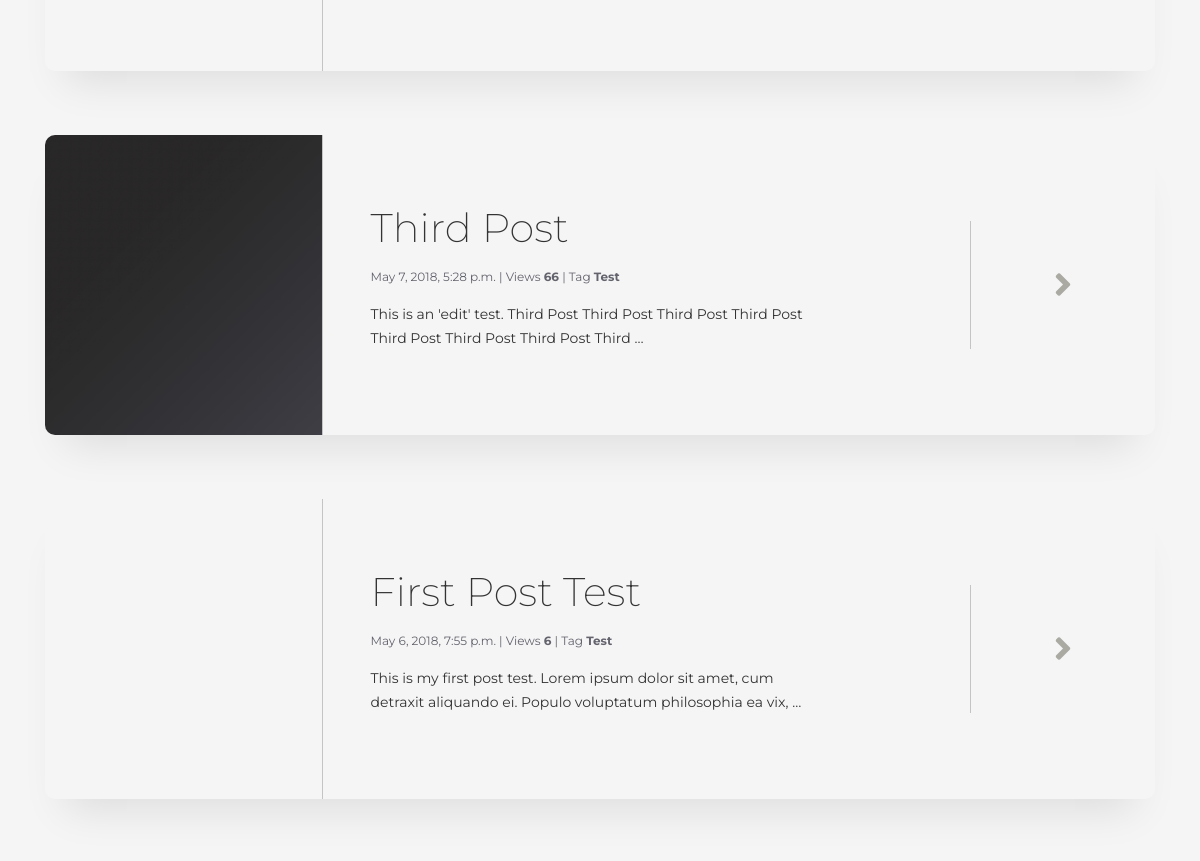
The page /blog/top/ (middle part) on the database as committed earlier.
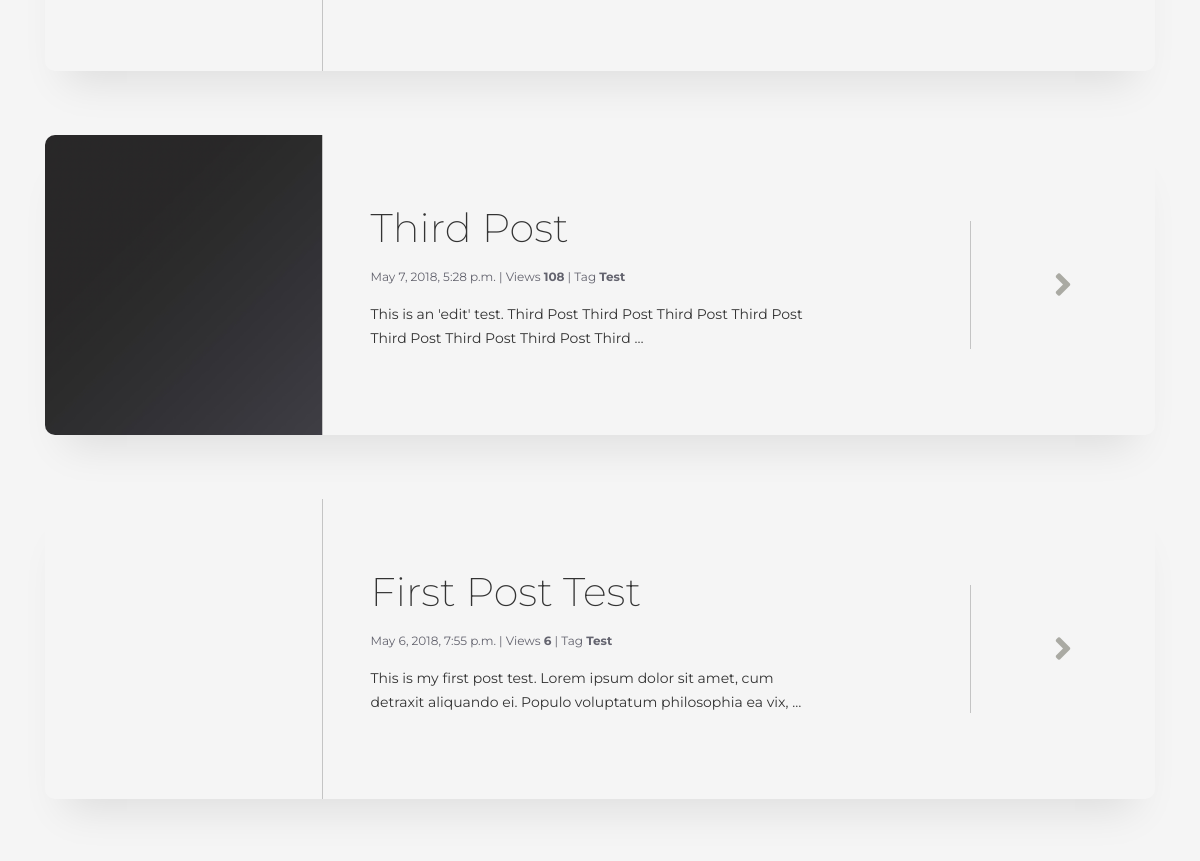
The same page on the database as committed later.
### blog/models.py (models this page shows, shortened)
class Post(models.Model):
    author = models.ForeignKey(settings.AUTH_USER_MODEL)
    title = models.CharField(max_length=200)
    content = models.TextField()
    created_date = models.DateTimeField(default=timezone.now)
    published_date = models.DateTimeField(blank=True, null=True)
    views = models.IntegerField(default=0)
    tag = models.CharField(max_length=100, blank=True, null=True)
    image = models.ImageField(upload_to="images", blank=True, null=True)

### blog/views.py (the view)
def top_posts(request):
    posts = Post.objects.filter(published_date__lte=timezone.now()
                                ).order_by('-views')[:5]
    return render(request, 'blog/blogposts.html', {'posts': posts})

### blog/templates/blog/blogposts.html
{% extends "blog/blog.html" %}
{% block blogs %}
    {% for post in posts %}
        <div class="container">
            <div class="row post-container no-gutters d-flex align-items-center">
                <div class="col-md-3 text-center post-image-container">
                    <a class="story-img" href="#">
                        {% if post.image %}
                            <img class="post-thumbnail" src="/media/{{ post.image }}">
                        {% endif %}
                    </a>
                </div>
                <div class="col-md-7 post-detail-container">
                    <h3 class="post-title">{{ post.title }}</h3>
                    <div class="row">
                        <div class="col-sm-10">
                            <p class="post-details">{{ post.published_date }} | Views <strong>{{ post.views }}</strong> | Tag <strong>{{ post.tag }}</strong></p>
                            <p class="post-snippet">{{ post.content|truncatewords:20 }}</p>
                        </div>
                    </div>
                </div>
                <div class="col-md-2 blog-read-more d-flex justify-content-center align-items-center">
                    <i class="fas fa-angle-right btn blog-read-more-icon" onclick="location.href='{{ post.id }}'"></i>
                </div>
            </div>
        </div>
    {% endfor %}
{% endblock %}

### blog/templates/blog/blog.html (shortened to what this page needs)
{% extends "home/base.html" %}
{% load staticfiles %}
{% block head_css %}
    <link rel="stylesheet" href="{% static "css/pages/blog.css" %}">
{% endblock %}
{% block body %}
    <section class="blog-main-body">
        {% block blogs %}
        {% endblock %}
    </section>
{% endblock %}

### home/templates/home/base.html (shortened to what this page needs)
{% load staticfiles %}
<!DOCTYPE html>
<html lang="en">
<head>
    <link rel="stylesheet" href="{% static "css/style.css" %}">
    <link rel="stylesheet" href="https://use.fontawesome.com/releases/v5.3.1/css/all.css">
    {% block head_css %}{% endblock %}
</head>
<body>
   <main class="page-content">
       {% block body %}
       {% endblock %}
   </main>
</body>
</html>

### blog/static/css/pages/blog.css (style rules this page uses)
.post-container { margin: 4em 0; border-radius: 10px; -webkit-box-shadow: 0 30px 40px -20px rgba(0, 0, 0, 0.1); box-shadow: 0 30px 40px -20px rgba(0, 0, 0, 0.1); -webkit-transition: all ease-in-out 350ms; -o-transition: all ease-in-out 350ms; transition: all ease-in-out 350ms; overflow: hidden; }
.post-image-container { border-right: 0.5px solid rgba(0, 0, 0, 0.2); overflow: hidden !important; height: 300px; }
.post-thumbnail { width: auto; height: 100%; }
.post-detail-container { padding: 1.5em 3em !important; }
.post-title { color: #333333 !important; font-size: 2.5rem; font-weight: 200; margin-bottom: 1rem; }
.post-details { font-size: 12px; color: #63636E; }
.post-snippet { color: #333333; font-size: 14px; line-height: 1.75em; }
.blog-read-more { border-left: 0.5px solid rgba(0, 0, 0, 0.2); height: 100%; }
.blog-read-more-icon { color: #aaaaa3; padding: 1.25em; font-size: 2.25em; -webkit-transition: all 350ms ease-in-out; -o-transition: all 350ms ease-in-out; transition: all 350ms ease-in-out; }

Rows that differ between the two databases and show on the page:
changed Post "Third Post": views "66" → "108"
